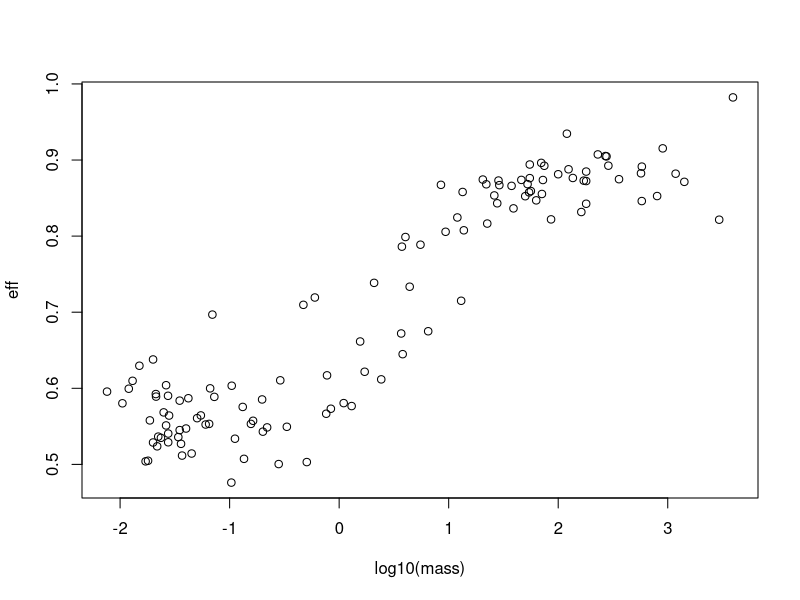

The R script that drew this image:

#look for a relationship between size and EFF

setwd("H:/olivia hip height")

mass_data<-read.csv("mass_data5.csv")
eff_data<-read.csv("cvaluesmean.csv")

test<-paste0(as.character(mass_data$genus),"_",as.character(mass_data$species))

mass_data2<-cbind(mass_data,test)

tail(mass_data2)

qq=1

mass_eff<-data.frame(name=NA,mass=NA,eff=NA, diet=NA)
non_match<-data.frame(row_num=NA)

for (qq in 1:nrow(eff_data)){
ind<-which(as.character(mass_data2$test)==as.character(eff_data$name[qq]))
if (length(ind)==1){
temp<-data.frame(name=as.character(eff_data$name[qq]), mass=mass_data2$mass[ind],eff=eff_data$eff[qq],diet=eff_data$diet[qq])
mass_eff<-rbind(mass_eff,temp)
}
else
  non_match<-rbind(non_match,qq)  
}

mass_eff<-mass_eff[-1,]

write.csv(mass_eff,"mass_eff.csv")

plot(eff~log10(mass),mass_eff)
